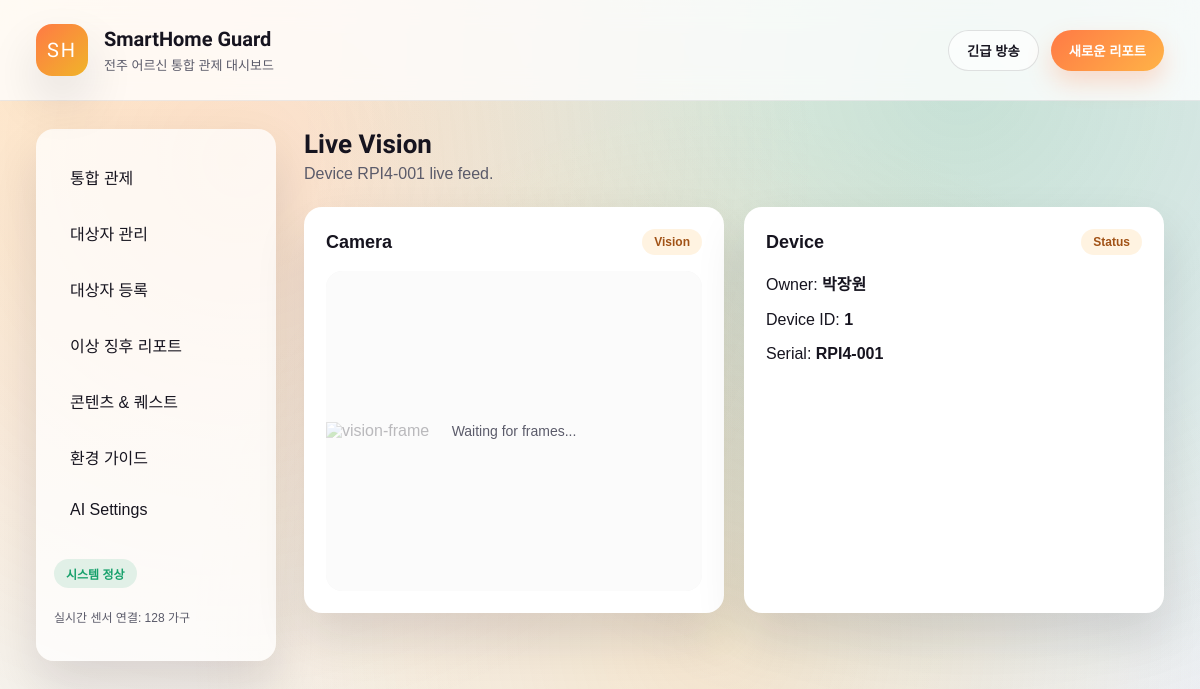
Page /device/1/vision/ on the committed database.
### dashboard/models.py (models this page shows, shortened)
class Device(models.Model):
    class DetectionMode(models.TextChoices):
        NORMAL = "normal", "Normal"
        CARE = "care", "Care"
        EMERGENCY = "emergency", "Emergency"
    owner = models.ForeignKey(Owner, on_delete=models.CASCADE, related_name="devices")
    elderly = models.ForeignKey(
        Elderly,
        on_delete=models.SET_NULL,
        null=True,
        blank=True,
        related_name="devices",
    )
    serial = models.CharField(max_length=64, unique=True)
    is_primary = models.BooleanField(default=False)
    is_active = models.BooleanField(default=True)
    detection_mode = models.CharField(
        max_length=16, choices=DetectionMode.choices, default=DetectionMode.NORMAL
    )
    alert_enabled = models.BooleanField(default=True)
    config = models.JSONField(default=dict, blank=True)
    last_seen_at = models.DateTimeField(null=True, blank=True)
    created_at = models.DateTimeField(auto_now_add=True)
    updated_at = models.DateTimeField(auto_now=True)
    class Meta:
        constraints = [
            models.UniqueConstraint(
                fields=["owner"],
                condition=Q(is_primary=True),
                name="unique_primary_device_per_owner",
            )
        ]

class Owner(models.Model):
    user_id = models.CharField(max_length=32, unique=True)
    name = models.CharField(max_length=100)
    age = models.PositiveSmallIntegerField(null=True, blank=True)
    conditions = models.CharField(max_length=255, blank=True)
    phone = models.CharField(max_length=30, blank=True)
    created_at = models.DateTimeField(auto_now_add=True)
    updated_at = models.DateTimeField(auto_now=True)

### dashboard/views.py (the view)
# urls.py: path('device/<int:device_id>/vision/', views.device_vision, name='device_vision'),
def device_vision(request, device_id: int):
    device = get_object_or_404(Device.objects.select_related("owner", "elderly"), id=device_id)
    ws_base = os.getenv("WS_BASE", "").strip()
    return render(
        request,
        "dashboard/device_vision.html",
        {
            "title": "실시간 인식 모니터",
            "page_name": "device_vision",
            "device": device,
            "ws_base": ws_base,
        },
    )

### templates/dashboard/device_vision.html (shortened to what this page needs)
{% extends 'dashboard/base.html' %}
{% block content %}
  <section class="page-header">
    <div>
      <h2>Live Vision</h2>
      <p>Device {{ device.serial }} live feed.</p>
    </div>
  </section>
  <div class="grid two">
    <section class="card">
      <div class="card-header">
        <h3>Camera</h3>
        <span class="chip">Vision</span>
      </div>
      <div class="vision-frame">
        <img id="vision-frame" alt="vision-frame" />
        <div class="vision-placeholder" id="vision-placeholder">Waiting for frames...</div>
      </div>
    </section>
    <section class="card">
      <div class="card-header">
        <h3>Device</h3>
        <span class="chip">Status</span>
      </div>
      <p>Owner: <strong>{{ device.owner.name }}</strong></p>
      <p>Device ID: <strong>{{ device.id }}</strong></p>
      <p>Serial: <strong>{{ device.serial }}</strong></p>
    </section>
  </div>
{% endblock %}

### static/dashboard/styles.css (style rules this page uses)
:root { color-scheme: light; --ink: #16141f; --muted: #5b5b6a; --accent: #ffb347; --accent-strong: #ff7a45; --surface: #ffffff; --surface-muted: #f5f1ec; --danger: #ff4d5a; --caution: #f0b429; --safe: #18a16c; --shadow: 0 24px 50px rgba(15, 12, 34, 0.12); --radius: 18px; }
* { box-sizing: border-box; }
body { margin: 0; font-family: 'Noto Sans KR', sans-serif; background: radial-gradient(circle at top left, #fff1d6 0%, #f6f2eb 45%, #ecf0f7 100%); color: var(--ink); min-height: 100vh; }
.page-header { display: flex; justify-content: space-between; align-items: center; gap: 24px; }
.page-header h2 { margin: 0; font-size: 26px; font-family: 'Nanum Myeongjo', serif; }
.page-header p { margin: 6px 0 0; color: var(--muted); }
.grid { display: grid; gap: 20px; }
.grid.two { grid-template-columns: repeat(2, minmax(0, 1fr)); }
.card { background: var(--surface); border-radius: var(--radius); padding: 22px; box-shadow: var(--shadow); position: relative; }
.card-header { display: flex; justify-content: space-between; align-items: center; margin-bottom: 16px; }
.card h3 { margin: 0; font-size: 18px; }
.chip { padding: 6px 12px; border-radius: 999px; background: rgba(255, 179, 71, 0.16); color: #a15216; font-size: 12px; font-weight: 600; }
.vision-frame { position: relative; width: 100%; border-radius: 16px; overflow: hidden; background: rgba(22, 20, 31, 0.06); min-height: 320px; display: grid; place-items: center; }
.vision-frame img { width: 100%; height: auto; display: block; }
.vision-placeholder { position: absolute; inset: 0; display: flex; align-items: center; justify-content: center; font-size: 14px; color: var(--muted); background: rgba(255, 255, 255, 0.7); text-align: center; padding: 12px; }

### rows in the picture
Device: serial "RPI4-001", owner.name "박장원", id "1"
